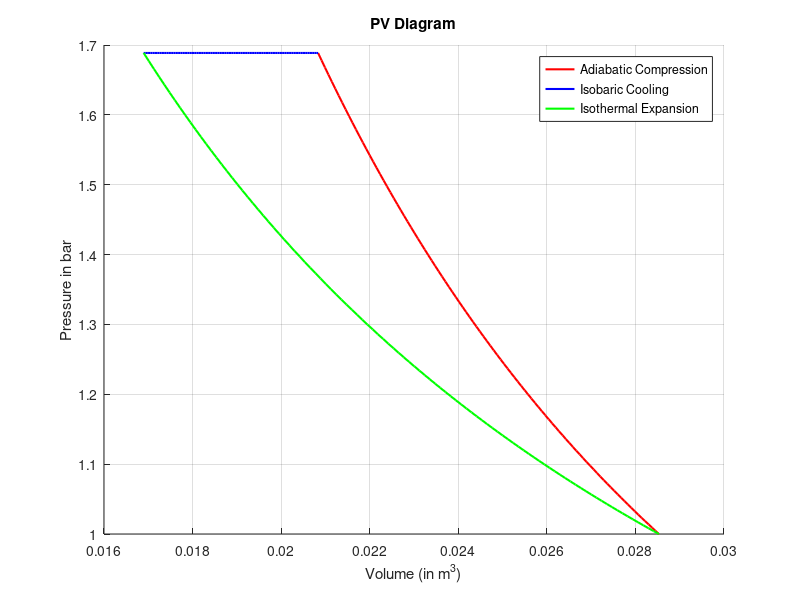
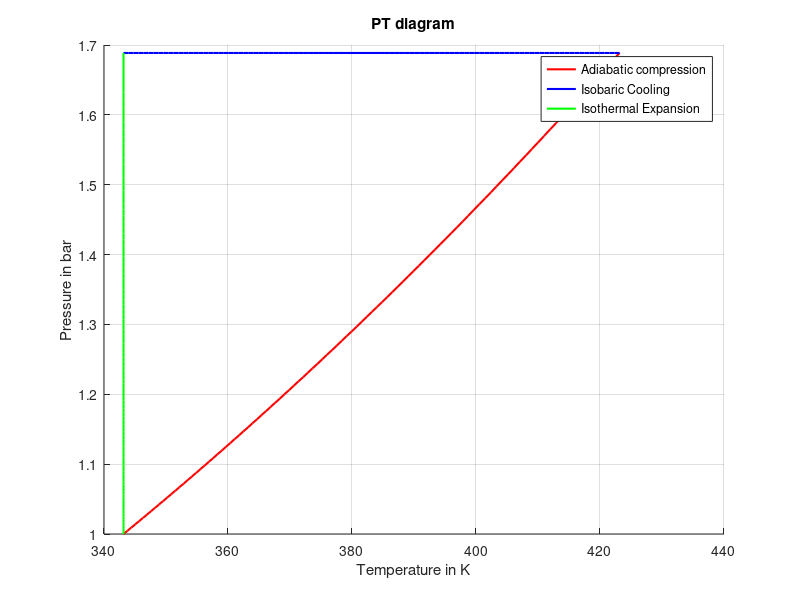
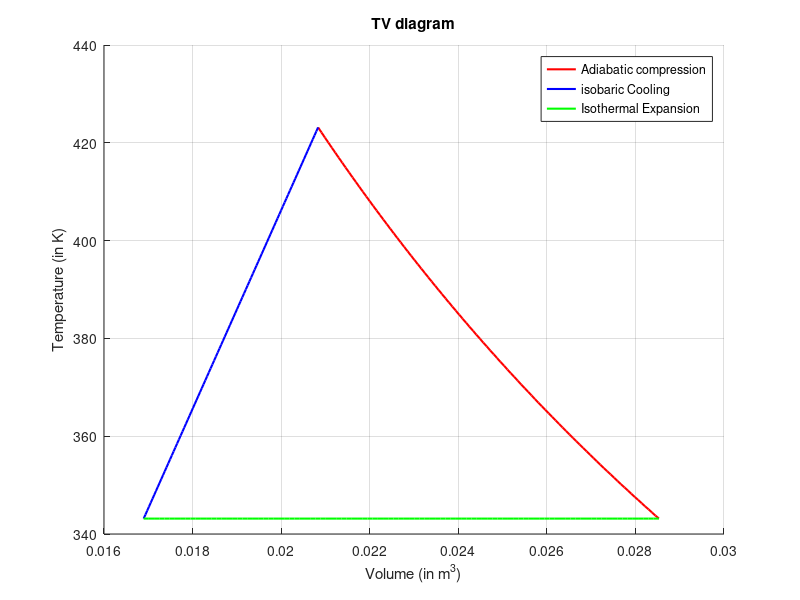
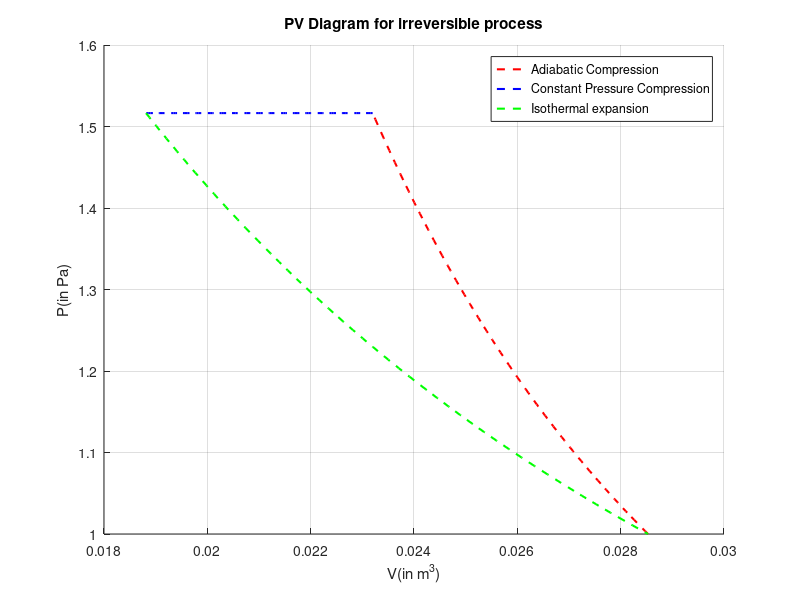

Recreate these plots in MATLAB, in order.
% Initial conditions
R = 8.314; %Universal Gas Constant in J/mol-K or Pa-m^3/mol-K.
Cv = 1.5*R;
Cp = 2.5*R;
gamma = Cp/Cv;
T1 = 70+273.15; %Converting Temperature into K
P1 = 1e5; % 1 bar = 100 kPa = 10^5 Pa
%Taking number of moles in this problem to be 1
n = 1;
%Uisng ideal gas relation PV = nRT
V1 = n*R*T1/P1;
eta = 0.75; %Irreversible work efficiency

%Process 1->2 is Adiabatic Compression from 70 C to 150 C
T2 = 150+273.15;
P2 = P1*(T1/T2)^(gamma/(1-gamma));
V2 = V1*(P1/P2)^(1/gamma);
W1_2 = (P2*V2 - P1*V1)/(1-gamma);
Q1_2 = 0;
U1_2 = Cv*(T2-T1);
H1_2 = Cp*(T2-T1);

%Process 2->3 is Constant Pressure Process from 150C to 70C
T3 = T1;
P3 = P2;
V3 = n*R*T3/P3;
W2_3 = P3*(V3-V2);
U2_3 = Cv*(T3-T2);
Q2_3 = Cp*(T3-T2);
H2_3 = Q2_3;

%Process 3->1 is Isothermal Expansion to original state
U3_1 = 0;
H3_1 = 0;
W3_1 = n*R*T1*log(V1/V3);
Q3_1 = W3_1;

%Overall cycle 1->2->3->1:
U_total = U1_2 + U2_3 + U3_1;
H_total = H1_2 + H2_3 + H3_1;
Q_total = Q1_2 + Q2_3 + Q3_1;
W_total = W1_2 + W2_3 + W3_1;

%% Plotting PV,PT,TV curves for the process
%Process 1->2: Adiabatic
V_ad = linspace(V1,V2,100);
P_ad = P1*(V1./V_ad).^(gamma);
T_ad = T1*(V1./V_ad).^(gamma-1);
%Process 2->3: Isobaric
T_ib = linspace(T2,T3,100);
V_ib = V2.*(T_ib/T2);
P_ib = linspace(P2,P2,100);
%Process 3->1: Isothermal
V_iso = linspace(V3,V1,100);
P_iso = P3*(V3./V_iso);
T_iso = linspace(T3,T1,100);

%Plotting PV curve for the process
figure;
hold on;
plot(V_ad,P_ad./1e5,'r-','LineWidth',1.5); %V in m^3, P in Pa
plot(V_ib,P_ib./1e5,'b-','LineWidth',1.5); %V in m^3, P in Pa
plot(V_iso,P_iso./1e5,'g-','LineWidth',1.5); %V in m^3, P in Pa
title('PV Diagram');
xlabel('Volume (in m^3)');
ylabel('Pressure in bar');
legend('Adiabatic Compression','Isobaric Cooling','Isothermal Expansion','Location','best');
grid on;

%Plotting PT curve for the process
figure;
hold on;
plot(T_ad,P_ad./1e5,'r-','LineWidth',1.5);
plot(T_ib,P_ib./1e5,'b-','LineWidth',1.5);
plot(T_iso,P_iso./1e5,'g-','LineWidth',1.5);
title('PT diagram');
xlabel('Temperature in K');
ylabel('Pressure in bar');
legend('Adiabatic compression','Isobaric Cooling','Isothermal Expansion','Location','best');
grid on;
hold off;
%Plotting TV curve for the process
figure;
hold on;
plot(V_ad,T_ad,'r-','LineWidth',1.5);
plot(V_ib,T_ib,'b-','LineWidth',1.5);
plot(V_iso,T_iso,'g-','LineWidth',1.5);
title('TV diagram');
xlabel('Volume (in m^3)');
ylabel('Temperature (in K)');
legend('Adiabatic compression','isobaric Cooling','Isothermal Expansion','Location','best');
grid on;

%% Area under PV curve using integral function
f1 = @(V_ad) P1*(V1./V_ad).^(gamma); %adiabatic process
f2 = P2*(V3-V2);
f3 = @(V_iso) P3*(V3./V_iso); %isothermal process

area = integral(f1,V1,V2)+f2+integral(f3,V3,V1); %Area under PV Curve = total work done

%% Irreversible Work Calculations and plotting its curve
%irreversible work
W1_2_irr = eta*W1_2;
W2_3_irr = eta*W2_3;
W3_1_irr = eta*W3_1;

%irreversible heat transfer
Q1_2_irr = U1_2 + W1_2_irr;
Q2_3_irr = U2_3 + W2_3_irr;
Q3_1_irr = U3_1 + W3_1_irr;

%Total work done (irreversible)
W_irr = W1_2_irr+W2_3_irr+W3_1_irr;

%Total heat transferred in the irreversible process
Q_irr = Q1_2_irr+Q2_3_irr+Q3_1_irr;

%For process 1->2
P1_irr = 1e5;
T1_irr = 273.15+70;
V1_irr = n*R*T1_irr/P1_irr;
P2_irr = P1_irr + eta*(P2-P1_irr);
%For process 2->3
T2_irr = T2;
V2_irr = n*R*T2_irr/P2_irr;
%For process 3->1
T3_irr = T3;
P3_irr = P2_irr;
V3_irr = n*R*T3_irr/P3_irr;

%plotting PV curve
V_ad_irr = linspace(V1_irr,V2_irr,100);
T_ad_irr = linspace(T1_irr,T2_irr,100);
P_ad_irr = P1_irr + eta.*(P_ad-P1_irr);
T_ib_irr = linspace(T2_irr,T3_irr,100);
P_ib_irr = linspace(P2_irr,P3_irr,100);
V_ib_irr = n*R*T_ib_irr./P_ib_irr;
P_iso_irr = linspace(P3_irr, P1_irr, 100);
T_iso_irr = linspace(T3_irr,T1_irr,100);
V_iso_irr = n * R * T3 ./ P_iso_irr; % Volume during isothermal expansion

figure;
hold on;
plot(V_ad_irr,P_ad_irr./1e5,'r--','LineWidth',1.5);
plot(V_ib_irr,P_ib_irr./1e5,'b--','LineWidth',1.5);
plot(V_iso_irr,P_iso_irr./1e5,'g--','LineWidth',1.5);
title('PV Diagram for irreversible process');
xlabel('V(in m^3)');
ylabel('P(in Pa)');
legend('Adiabatic Compression','Constant Pressure Compression','Isothermal expansion');
grid on;

figure;
hold on;
plot(T_ad_irr,P_ad_irr./1e5,'r--','LineWidth',1.5);
plot(T_ib_irr,P_ib_irr./1e5,'b--','LineWidth',1.5);
plot(T_iso_irr,P_iso_irr./1e5,'g--','LineWidth',1.5);
title('PT Diagram for irreversible process');
xlabel('T(in K)');
ylabel('P(in Pa)');
legend('Adiabatic Compression','Constant Pressure Compression','Isothermal expansion');
grid on;

figure;
hold on;
plot(V_ad_irr,T_ad_irr,'r--','LineWidth',1.5);
plot(V_ib_irr,T_ib_irr,'b--','LineWidth',1.5);
plot(V_iso_irr,T_iso_irr,'g--','LineWidth',1.5);
title('TV Diagram for irreversible process');
xlabel('V(in m^3)');
ylabel('T (in K)');
legend('Adiabatic Compression','Constant Pressure Compression','Isothermal expansion');
grid on;

%% Difference in work can also be observed in PV diagram

figure;
hold on;
plot(V_ad_irr,P_ad_irr./1e5,'r--','LineWidth',1.5);
plot(V_ib_irr,P_ib_irr./1e5,'b--','LineWidth',1.5);
plot(V_iso_irr,P_iso_irr./1e5,'g--','LineWidth',1.5);
title('PV Diagram for irreversible process');
xlabel('V(in m^3)');
ylabel('P(in Pa)');
plot(V_ad,P_ad./1e5,'r-','LineWidth',1.5); %V in m^3, P in Pa
plot(V_ib,P_ib./1e5,'b-','LineWidth',1.5); %V in m^3, P in Pa
plot(V_iso,P_iso./1e5,'g-','LineWidth',1.5); %V in m^3, P in Pa
title('PV Diagram (Revresible vs Irreversible)');
xlabel('Volume (in m^3)');
ylabel('Pressure in bar');
legend('Adiabatic Compression (irreversible)','Isobaric Cooling (irreversible)','Isothermal Expansion (irreversible)','Adiabatic Compression (reversible)','Isobaric Cooling (reversible)','Isothermal Expansion (reversible)','Location','best');
grid on;


